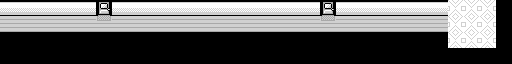

Rendered tile map (Tiled .tmx) drawn with the repository's tilesets; below, a short description and the full map source, tile grids included:
An orthogonal 32x4 tile map with 16x16 px tiles, 1 tile layer (Background) and 4 objects (2x Room, Neighbour Door, My flat).

<map version="1.0" orientation="orthogonal" renderorder="right-down" width="32" height="4" tilewidth="16" tileheight="16" nextobjectid="59">
 <tileset firstgid="1" name="mytiles" tilewidth="16" tileheight="16" tilecount="56">
  <image source="../../images/mytiles.png" width="128" height="112" />
 </tileset>
 <layer name="Background" width="32" height="4">
  <data>
   <tile gid="49" />
   <tile gid="49" />
   <tile gid="49" />
   <tile gid="49" />
   <tile gid="49" />
   <tile gid="49" />
   <tile gid="48" />
   <tile gid="49" />
   <tile gid="49" />
   <tile gid="49" />
   <tile gid="49" />
   <tile gid="49" />
   <tile gid="49" />
   <tile gid="49" />
   <tile gid="49" />
   <tile gid="49" />
   <tile gid="49" />
   <tile gid="49" />
   <tile gid="49" />
   <tile gid="49" />
   <tile gid="48" />
   <tile gid="49" />
   <tile gid="49" />
   <tile gid="49" />
   <tile gid="49" />
   <tile gid="49" />
   <tile gid="49" />
   <tile gid="49" />
   <tile gid="6" />
   <tile gid="6" />
   <tile gid="6" />
   <tile gid="3" />
   <tile gid="41" />
   <tile gid="41" />
   <tile gid="41" />
   <tile gid="41" />
   <tile gid="41" />
   <tile gid="41" />
   <tile gid="42" />
   <tile gid="41" />
   <tile gid="41" />
   <tile gid="41" />
   <tile gid="41" />
   <tile gid="41" />
   <tile gid="41" />
   <tile gid="41" />
   <tile gid="41" />
   <tile gid="41" />
   <tile gid="41" />
   <tile gid="41" />
   <tile gid="41" />
   <tile gid="41" />
   <tile gid="42" />
   <tile gid="41" />
   <tile gid="41" />
   <tile gid="41" />
   <tile gid="41" />
   <tile gid="41" />
   <tile gid="41" />
   <tile gid="41" />
   <tile gid="6" />
   <tile gid="6" />
   <tile gid="6" />
   <tile gid="3" />
   <tile gid="3" />
   <tile gid="3" />
   <tile gid="3" />
   <tile gid="3" />
   <tile gid="3" />
   <tile gid="3" />
   <tile gid="3" />
   <tile gid="3" />
   <tile gid="3" />
   <tile gid="3" />
   <tile gid="3" />
   <tile gid="3" />
   <tile gid="3" />
   <tile gid="3" />
   <tile gid="3" />
   <tile gid="3" />
   <tile gid="3" />
   <tile gid="3" />
   <tile gid="3" />
   <tile gid="3" />
   <tile gid="3" />
   <tile gid="3" />
   <tile gid="3" />
   <tile gid="3" />
   <tile gid="3" />
   <tile gid="3" />
   <tile gid="3" />
   <tile gid="3" />
   <tile gid="6" />
   <tile gid="6" />
   <tile gid="6" />
   <tile gid="3" />
   <tile gid="3" />
   <tile gid="3" />
   <tile gid="3" />
   <tile gid="3" />
   <tile gid="3" />
   <tile gid="3" />
   <tile gid="3" />
   <tile gid="3" />
   <tile gid="3" />
   <tile gid="3" />
   <tile gid="3" />
   <tile gid="3" />
   <tile gid="3" />
   <tile gid="3" />
   <tile gid="3" />
   <tile gid="3" />
   <tile gid="3" />
   <tile gid="3" />
   <tile gid="3" />
   <tile gid="3" />
   <tile gid="3" />
   <tile gid="3" />
   <tile gid="3" />
   <tile gid="3" />
   <tile gid="3" />
   <tile gid="3" />
   <tile gid="3" />
   <tile gid="3" />
   <tile gid="3" />
   <tile gid="3" />
   <tile gid="3" />
   <tile gid="3" />
  </data>
 </layer>
 <objectgroup name="Objects">
  <object id="50" type="Room" x="0" y="16" width="448" height="16" />
  <object id="55" type="Room" x="448" y="0" width="48" height="48" />
 </objectgroup>
 <objectgroup name="Talkers">
  <object id="51" name="Neighbour Door" x="96" y="32" width="16" height="16">
   <properties>
    <property name="text" value="neighbour-door" />
   </properties>
  </object>
 </objectgroup>
 <objectgroup name="Portals">
  <object id="56" name="My flat" x="96" y="0" width="16" height="16">
   <properties>
    <property name="facing" value="north" />
    <property name="map" value="flat" />
    <property name="position" value="6,8" />
   </properties>
  </object>
 </objectgroup>
</map>
